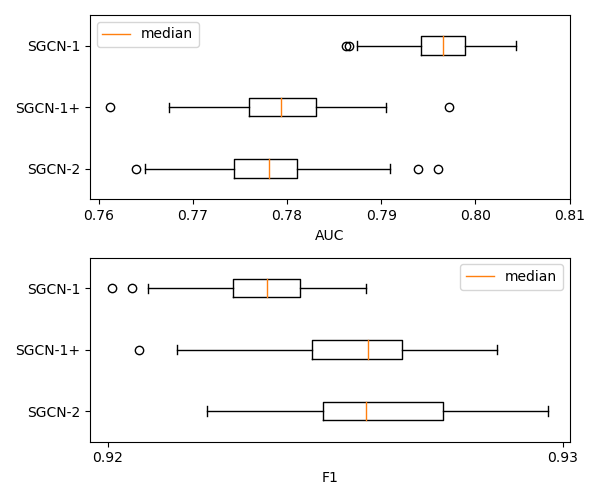

The script that saved this image:
import matplotlib.pyplot as plt
import numpy as np
from pathlib import Path
import scipy.stats as stats

x_ticks_0 = np.arange(0.76, 0.81, 0.01)
x_ticks_1 = np.arange(0.92, 0.94, 0.01)

with open(Path("runs_dist/res_dist.csv"), "r") as f:
    res = {}
    for line in f.readlines():
        l = line.split(",")
        res[l[0] + l[1]] = list(map(float, l[2:]))

fig, axs = plt.subplots(2, 1, figsize=(6, 5))
# auc
bp1 = axs[0].boxplot(
    [res["sgcn2auc"], res["sgcn1pauc"], res["sgcn1auc"]],
    labels=["SGCN-2", "SGCN-1+", "SGCN-1"],
    vert=False,
)
axs[0].set_xlabel("AUC")
axs[0].legend([bp1["medians"][0]], ["median"])
axs[0].set_xticks(x_ticks_0)


# f1
bp2 = axs[1].boxplot(
    [res["sgcn2f1"], res["sgcn1pf1"], res["sgcn1f1"]],
    labels=["SGCN-2", "SGCN-1+", "SGCN-1"],
    vert=False,
)
axs[1].set_xlabel("F1")
axs[1].legend([bp2["medians"][0]], ["median"])
axs[1].set_xticks(x_ticks_1)
# plt.show()
plt.tight_layout()
fig.savefig("dist_plot.png")

f_auc, p_auc = stats.f_oneway(res["sgcn2auc"], res["sgcn1auc"], res["sgcn1pauc"])
f_f1, p_f1 = stats.f_oneway(res["sgcn2f1"], res["sgcn1f1"], res["sgcn1pf1"])
print(f"{p_auc=}. Can we reject null hypotheses? {p_auc < 0.05}")
print(f"{p_f1=}. Can we reject null hypotheses? {p_f1 < 0.05}")

print("### STD DEVS AND MEAN ###")
for name, results in res.items():
    print(f"{name}:\tstd: {np.std(results)},\tmean:{np.mean(results)}")

f_auc_1_1p, p_auc_1_1p = stats.f_oneway(res["sgcn1auc"], res["sgcn1pauc"])
f_auc_2_1p, p_auc_2_1p = stats.f_oneway(res["sgcn2auc"], res["sgcn1pauc"])
f_auc_2_1, p_auc_2_1 = stats.f_oneway(res["sgcn2auc"], res["sgcn1auc"])
f_f1_1_1p, p_f1_1_1p = stats.f_oneway(res["sgcn1f1"], res["sgcn1pf1"])
f_f1_2_1p, p_f1_2_1p = stats.f_oneway(res["sgcn2f1"], res["sgcn1pf1"])
f_f1_2_1, p_f1_2_1 = stats.f_oneway(res["sgcn2f1"], res["sgcn1f1"])

for f_value, p_value, string in [
    (f_auc_1_1p, p_auc_1_1p, "AUC, SGCN-1, SGCN-1+"),
    (f_auc_2_1p, p_auc_2_1p, "AUC, SGCN-2, SGCN-1+"),
    (f_auc_2_1, p_auc_2_1, "AUC, SGCN-2, SGCN-1"),
    (f_f1_1_1p, p_f1_1_1p, "F1, SGCN-1, SGCN-1+"),
    (f_f1_2_1p, p_f1_2_1p, "F1, SGCN-2, SGCN-1+"),
    (f_f1_2_1, p_f1_2_1, "F1, SGCN-2, SGCN-1"),
]:
    print(f"For {string}: {f_value=}, {p_value=}. Can we reject null hypotheses? {p_value < 0.05}")
